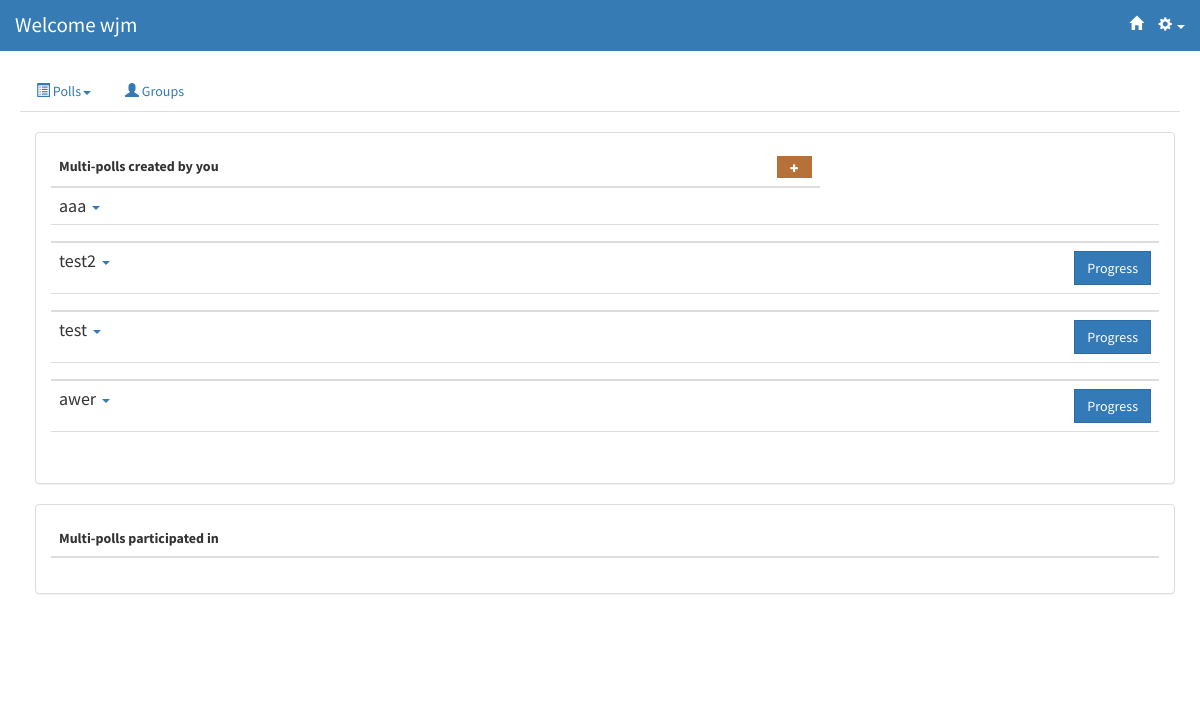
Page /polls/m_polls (signed in) on the committed database.
### multipolls/models.py (models this page shows, shortened)
@python_2_unicode_compatible
class MultiPoll(models.Model):
    number = models.IntegerField(default=1)
    title = models.CharField(max_length=20)
    description = models.CharField(max_length=500)
    owner = models.ForeignKey(User,related_name='owner')
    questions = models.ManyToManyField(Question, through='MultiPollQuestion', through_fields=('multipoll','question'))
    voters = models.ManyToManyField(User, related_name='multipoll_participated')
    pos = models.IntegerField(default=0)
    status = models.IntegerField(default=0)

### polls/views.py (the view)
class MultiPollsView(generic.ListView):
    template_name = 'polls/m_polls.html'
    context_object_name = 'question_list'
    def get_queryset(self):
        return Question.objects.all()
    def get_context_data(self, **kwargs):
        ctx = super(MultiPollsView, self).get_context_data(**kwargs)
        ctx['multipolls_created'] = reverseListOrder(MultiPoll.objects.filter(owner = self.request.user))
        ctx['multipolls_participated'] = reverseListOrder(self.request.user.multipoll_participated.exclude(owner = self.request.user))
        return ctx

### polls/views.py (called while the page is built)
def reverseListOrder(query):
    listQuery = list(query)
    listQuery.reverse()
    return listQuery

### polls/templates/polls/m_polls.html (shortened to what this page needs)
{% extends 'polls/base.html' %}
{% block content %}
<br/>
<div class="container">
<div name="created" class="panel panel-default">
    <div class="panel-body">
        <table style = "width:100%;border-collapse:collapse;" class="table" name="created">
            <thead>
                <tr>
                    <th>
                        Multi-polls created by you
                        <a href="{% url 'multipolls:AddStep1' %}" style='font-size:60%; float:right;' class="btn btn-yellow">
                            <span class="glyphicon glyphicon-plus"></span>
                        </a>
                    </th>
                </tr>
            </thead>
            {% for mpoll in multipolls_created %}
            <tbody>
                <tr style = "margin:0; padding:0" data-toggle="collapse" data-target="#{{ mpoll.id }}" class="accordion-toggle">
                    <td>
                        <h4 href="#collapse{{ forloop.counter }}" style = "padding-top:0;padding-bottom:0;margin-top:0;margin-bottom:0;">
                            {{ mpoll.title }} <span class="caret" style="color:#377BB5;"></span>
                        </h4>
                    </td>
                    {% if mpoll.status == 0 %}
                    <td>
                        <div class="start-icon">
                            <i class="fa fa-play" aria-hidden="true" data-toggle="modal" data-target="#confirm-startmpoll{{ mpoll.id }}"></i>
                        </div>
                    </td>
                    <td>
                    <div class="modal fade" id="confirm-startmpoll{{ mpoll.id }}" tabindex="-1" role="dialog" aria-labelledby="myModalLabel" aria-hidden="true">
                        <div class="modal-dialog">
                            <div class="modal-content">
                                <div class="modal-header">
                                    Confirm Start Multi-Poll {{ mpoll.title }}
                                </div>
                                <div class="modal-body">
                                    Are you sure you want to start multi-poll {{ mpoll.title }}? Once a poll is started, you cannot modify the settings or remove voters.
                                </div>
                                <div class="modal-footer">
                                    <a href="{% url 'multipolls:start' mpoll.id %}">
                                        <button type="button" class="btn-large btn-success btn-ok">
                                            Yes
                                        </button>
                                    </a>
                                    <button type="button" class="btn-large btn-default" data-dismiss="modal">
                                        Cancel
                                    </button>
                                </div>
                            </div>
                        </div>
                    </div>
                    </td>
                    {% elif mpoll.status != mpoll.number|add:"1" %}
                        <td>
                            <a href="{% url 'multipolls:progress' mpoll.id %}">
                                <span class="btn btn-primary" style = "float:right">Progress</span>
                            </a>
                        </td>
                    {% endif %}
                </tr>
                <tr>
                    <td colspan="12" class="hiddenRow">
                    </td>
                </tr>
            </tbody>
            {% endfor %}
        </table>
     </div>
</div>
<div name="participated" class="panel panel-default">
    <div class="panel-body">
    <table style = "width:100%;" class="table" name="participated">
        <thead>
            <tr>
                <th>
                    Multi-polls participated in
                </th>
            </tr>
        </thead>
    </table>
    </div>
</div>
</div>
{% endblock %}

### polls/templates/polls/base.html (shortened to what this page needs)
{% load staticfiles %}
<html>
	<head>
    <link rel="stylesheet" href="https://maxcdn.bootstrapcdn.com/bootstrap/3.3.6/css/bootstrap.min.css" />
    <link rel="stylesheet" type="text/css" href="{% static 'css/stylish-portfolio.css' %}" />
    <link rel="stylesheet" type="text/css" href="{% static 'css/shared.css' %}"/>
    <link href="https://cdnjs.cloudflare.com/ajax/libs/select2/4.0.3/css/select2.min.css" rel="stylesheet" />
	</head>
	<body>
                {% if user.is_authenticated %}
				 <nav class="navbar navbar-default navbar-fixed-top" style="background-color:#377BB5; border-color: transparent;">
                {% else %}
                 <nav class="navbar navbar-default navbar-fixed-top" style="background-color:transparent; border-color: transparent;">
                {%endif%}
					{% if request.flavour == "mobile" %}
					<div style = "margin-left: 20px; margin-right: 20px;">
				    {% else %}
				    <div class="container-fluid">
				    {% endif %}
                        <div class="navbar-header" style = "overflow: hidden;float:left;">
                            <a class="navbar-brand" href="/polls/" style ="font-size: 150%;
                            {% if user.is_authenticated %}
                            color:white;
                            {%else%}
                            color:black;
                            {% endif %}">
                                <span> Welcome
                                {% if user.is_authenticated %}
                                {% if request.user.first_name == "" %}
                                {{ request.user.username }}
                                {% endif %}
                                {% endif %} </span></a>
                           </div>
							{% if user.is_authenticated %}
							<ul class="nav navbar-nav navbar-right" style = "float:right;display:inline;">
                                <li style = "display:inline;"><a href="{% url 'polls:index' %}" style="color:white;"><span class="glyphicon navbar-right glyphicon-home"></span></a></li>
								<li class="dropdown" style = "float:auto;display:inline;">
									<a class="dropdown-toggle" data-toggle="dropdown" style="color:white;"> <span class="glyphicon glyphicon-cog"> </span> <span class="caret"></span> </a>
								</li>
							</ul>
							{% endif %}
						</div>
				</nav>
            {% if user.is_authenticated %}
				<div class="container-fluid" style="padding: 70px 20px;">
                    <ul class="nav nav-tabs">
                    <li role="presentation" class="dropdown">
                        <a class="dropdown-toggle" data-toggle="dropdown"  role="button" aria-haspopup="true" aria-expanded="false">
                        <span class="glyphicon glyphicon-list-alt"></span> Polls<span class="caret"></span>
                        </a>
                    </li>
                            <li><a href="{% url 'groups:index' %}"><span class="glyphicon glyphicon-user"></span> Groups</a></li>
                    </ul>
            {% else %}
                <div name="MainPage">
            {% endif %}
            {% block content %}
            {% endblock %}
              	</div>
	</body>
</html>

### static/css/stylish-portfolio.css (style rules this page uses)
html, body { width: 100%; height: 100%; }
body { font-family: "Source Sans Pro","Helvetica Neue",Helvetica,Arial,sans-serif; }
.btn-yellow { color: white; background-color: #b57137; }
.btn-yellow span { color:white; }

### static/css/shared.css (style rules this page uses)
* { font-size: 100%; }
a { font-size: 100%; text-decoration: none !important; }
div { font-size:100% !important; }

### polls/templates/polls/base.html (style rules this page uses)
.btn { border-radius:0; }

### rows in the picture
MultiPoll: title "aaa"
MultiPoll: title "test2", status "Progress"
MultiPoll: title "test", status "Progress"
MultiPoll: title "awer", status "Progress"

### other values in the picture
{{ request.user.username }} "wjm"
